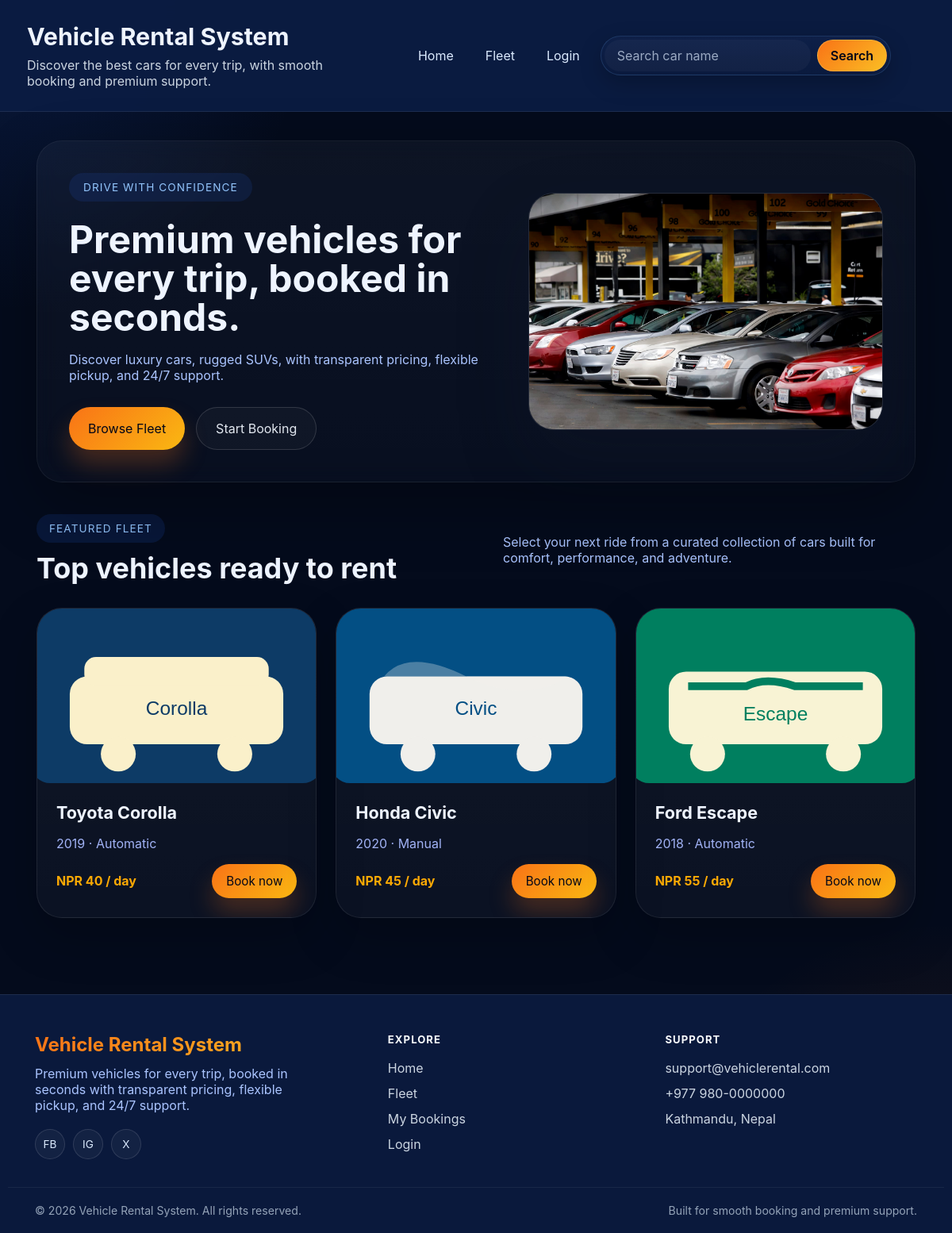
The app's page /frontend/index.php with its own data.
### tables this page shows
CREATE TABLE IF NOT EXISTS vehicles (
  id INT AUTO_INCREMENT PRIMARY KEY,
  owner_id INT NOT NULL,
  make VARCHAR(100) NOT NULL,
  model VARCHAR(100) NOT NULL,
  year INT DEFAULT NULL,
  transmission ENUM('manual', 'automatic') NOT NULL DEFAULT 'automatic',
  price_per_day DECIMAL(8,2) DEFAULT 0.00,
  image VARCHAR(255) DEFAULT NULL,
  description TEXT DEFAULT NULL,
  status ENUM('available', 'booked') NOT NULL DEFAULT 'available',
  is_deleted TINYINT(1) NOT NULL DEFAULT 0,
  created_at DATETIME NOT NULL DEFAULT CURRENT_TIMESTAMP,
  FOREIGN KEY (owner_id) REFERENCES users(id) ON DELETE CASCADE
);

### backend/functions.php (called while the page is built, shortened)
<?php
function normalizeVehicleImagePath(?string $image): string {
    $image = trim((string) ($image ?? ''));
    $image = str_replace('\\', '/', $image);
    $rewrites = [
        '../backend/assets/' => '/backend/assets/',
        'backend/assets/' => '/backend/assets/',
        '../frontend/images/' => '/frontend/images/',
        'frontend/images/' => '/frontend/images/',
        'images/' => '/frontend/images/',
    ];
    foreach ($rewrites as $prefix => $replacement) {
        if (str_starts_with($image, $prefix)) {
            return $replacement . ltrim(substr($image, strlen($prefix)), '/');
        }
    }
    if (str_starts_with($image, '/backend/assets/') || str_starts_with($image, '/frontend/images/')) {
        return $image;
    }
    return '/' . ltrim($image, '/');
}
function normalizeTransmission(?string $transmission): string {
    $value = strtolower(trim((string) ($transmission ?? '')));
    return $value === 'manual' ? 'manual' : 'automatic';
}
function isValidVehicleImageReference(?string $image): bool {
    $image = normalizeVehicleImagePath($image);
    return (bool) preg_match('/\.(jpg|jpeg|png|webp|svg|gif)(\?.*)?$/i', $image);
}
function getVehicles(PDO $pdo) {
    $stmt = $pdo->query('SELECT v.*, u.name AS owner_name, u.email AS owner_email FROM vehicles v LEFT JOIN users u ON v.owner_id = u.id WHERE v.is_deleted = 0 ORDER BY v.id');
    return $stmt->fetchAll();
}
function appBaseUrl(): string {
    static $base = null;
    if ($base !== null) {
        return $base;
    }
    $docRoot = rtrim(str_replace('\\', '/', (string) realpath($_SERVER['DOCUMENT_ROOT'] ?? '')), '/');
    $projectRoot = rtrim(str_replace('\\', '/', (string) realpath(__DIR__ . '/../')), '/');
    if ($docRoot !== '' && str_starts_with($projectRoot, $docRoot)) {
        $base = substr($projectRoot, strlen($docRoot));
    } else {
        $base = '';
    }
    return $base;
}
function vehicleImagePath(array $vehicle): string {
    $rawImage = $vehicle['image'] ?? '';
    $image = normalizeVehicleImagePath($rawImage);
    $localPath = __DIR__ . '/../' . ltrim($image, '/');
    return appBaseUrl() . $image;
}

### frontend/index.php (the view, shortened to what this page needs)
<?php
require_once __DIR__ . '/../backend/functions.php';
$vehicles = getVehicles($pdo);
?>
<!doctype html>
<html lang="en">
<head>
  <link rel="stylesheet" href="css/styles.css">
</head>
<body>
  <header class="site-header">
    <div>
      <h1>Vehicle Rental System</h1>
      <p class="subtitle">
        Discover the best cars for every trip,
        with smooth booking and premium support.
      </p>
    </div>
    <nav>
      <a href="index.php">Home</a>
      <a href="#fleet">Fleet</a>
      <?php if (!empty($_SESSION['user']['name'])): ?>
        <span class="user-pill">
          Logged in as
          <?php echo htmlspecialchars($_SESSION['user']['name']); ?>
          (<a href="logout.php">Logout</a>)
        </span>
      <?php else: ?>
        <a href="login.php">Login</a>
      <?php endif; ?>
      <form class="header-search" method="get" action="<?php echo htmlspecialchars(appBaseUrl() . '/frontend/search.php'); ?>" role="search">
        <input
          type="search"
          name="q"
          placeholder="Search car name"
          value="<?php echo htmlspecialchars($_GET['q'] ?? ''); ?>"
          aria-label="Search vehicles"
        >
        <button type="submit">Search</button>
      </form>
    </nav>
  </header>
  <main>
    <section class="hero">
      <div class="hero-copy">
        <span class="eyebrow">
          Drive with confidence
        </span>
        <h1>
          Premium vehicles for every trip,
          booked in seconds.
        </h1>
        <p class="hero-text">
          Discover luxury cars, rugged SUVs,
          with transparent pricing, flexible pickup,
          and 24/7 support.
        </p>
        <div class="hero-actions">
          <a class="btn btn-primary" href="#fleet">
            Browse Fleet
          </a>
          <a class="btn btn-outline" href="book.php?vehicle_id=1">
            Start Booking
          </a>
        </div>
      </div>
      <div class="hero-media">
        <div class="hero-media-card">
          <img
            src="images/index.jpg"
            alt="Premium vehicle"
          >
        </div>
      </div>
    </section>
    <section id="fleet" class="featured">
      <div class="section-header">
        <div>
          <span class="section-pill">
            FEATURED FLEET
          </span>
          <h2>
            Top vehicles ready to rent
          </h2>
        </div>
        <p class="section-copy">
          Select your next ride from a curated
          collection of cars built for comfort,
          performance, and adventure.
        </p>
      </div>
      <div class="vehicles">
        <?php if (empty($vehicles)): ?>
          <p>No vehicles available.</p>
        <?php else: ?>
          <?php foreach ($vehicles as $v): ?>
            <?php
            $img = vehicleImagePath($v);
            $transmission = normalizeTransmission($v['transmission'] ?? 'automatic');
            ?>
            <article class="vehicle">
              <div class="vehicle-image-wrap">
                <img
                  src="<?php echo htmlspecialchars($img); ?>"
                  alt="<?php echo htmlspecialchars($v['make'] . ' ' . $v['model']); ?>"
                >
              </div>
              <div class="vehicle-details">
                <h3>
                  <?php echo htmlspecialchars($v['make'] . ' ' . $v['model']); ?>
                </h3>
                <p class="vehicle-meta">
                  <?php echo htmlspecialchars($v['year']); ?>
                  · <?php echo htmlspecialchars(ucfirst($transmission)); ?>
                </p>
                <div class="vehicle-footer">
                  <p class="vehicle-price">
                    NPR
                    <?php echo htmlspecialchars(number_format((float) $v['price_per_day'], 0)); ?>
                    / day
                  </p>
                  <a
                    class="btn btn-primary btn-small"
                    href="book.php?vehicle_id=<?php echo $v['id']; ?>"
                  >
                    Book now
                  </a>
                </div>
              </div>
            </article>
          <?php endforeach; ?>
        <?php endif; ?>
      </div>
    </section>
  </main>
  <footer class="site-footer">
    <div class="footer-top">
      <div class="footer-brand">
        <h2>Vehicle Rental System</h2>
        <p>
          Premium vehicles for every trip, booked in seconds
          with transparent pricing, flexible pickup, and 24/7 support.
        </p>
        <div class="footer-social">
          <a href="#" aria-label="Facebook">FB</a>
          <a href="#" aria-label="Instagram">IG</a>
          <a href="#" aria-label="Twitter">X</a>
        </div>
      </div>
      <div class="footer-col">
        <h4>Explore</h4>
        <a href="index.php">Home</a>
        <a href="index.php#fleet">Fleet</a>
        <a href="my-bookings.php">My Bookings</a>
        <a href="login.php">Login</a>
      </div>
      <div class="footer-col">
        <h4>Support</h4>
        <a href="mailto:support@vehiclerental.com">support@vehiclerental.com</a>
        <a href="tel:+9779800000000">+977 980-0000000</a>
        <span>Kathmandu, Nepal</span>
      </div>
    </div>
    <div class="footer-bottom">
      <span>&copy; <?php echo date('Y'); ?> Vehicle Rental System. All rights reserved.</span>
      <span>Built for smooth booking and premium support.</span>
    </div>
  </footer>
</body>
</html>

### records on screen
vehicles: image (picture), make+model "Toyota Corolla", year "2019", transmission "Automatic", price_per_day "40"
vehicles: image (picture), make+model "Honda Civic", year "2020", transmission "Manual", price_per_day "45"
vehicles: image (picture), make+model "Ford Escape", year "2018", transmission "Automatic", price_per_day "55"
